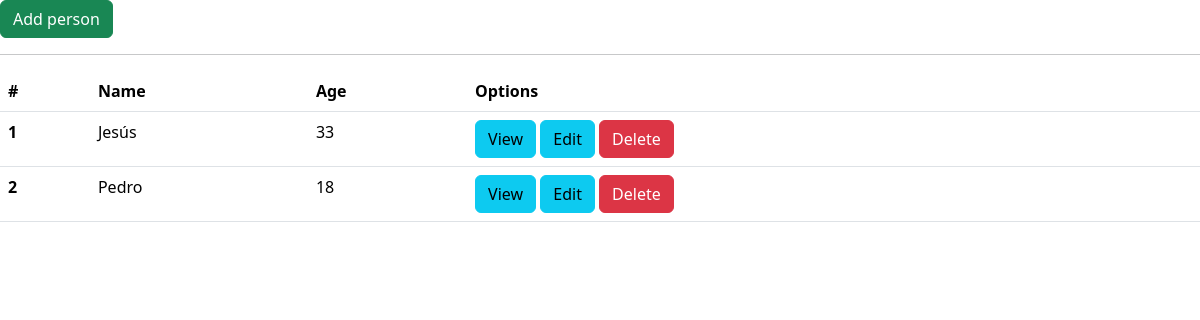
Before: /persons/ with the older database file.
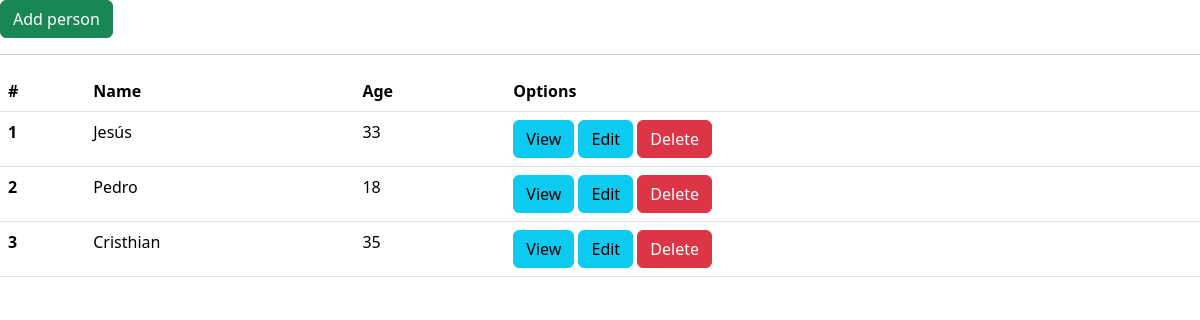
After: the same page with the newer database file.
### web/models.py (models this page shows, shortened)
class Person(models.Model):
    name = models.CharField(
        verbose_name="Name (name of a person)",
        max_length=100,
        blank=False,
    )
    age = models.PositiveSmallIntegerField(
        verbose_name="Age",
        blank=False,
    )
    description = models.TextField(
        verbose_name="Description",
        blank=False,
    )
    created = models.DateTimeField(
        verbose_name="Created",
        auto_now_add=True,
    )
    updated = models.DateTimeField(
        verbose_name="Updated",
        auto_now=True,
    )

### web/views.py (the view)
# urls.py: path('persons/', personsView, name="persons-list"),
def personsView(request):
    items = Person.objects.all()
    return render(request, 'persons/list.html', {
        "items": items,
    })

### templates/persons/list.html (shortened to what this page needs)
{% extends 'base.html' %}
{% block body %}
<a class="btn btn-success" href="{% url 'persons-add' %}">Add person</a>
<hr>
<table class="table">
        <thead>
          <tr>
            <th scope="col">#</th>
            <th scope="col">Name</th>
            <th scope="col">Age</th>
            <th scope="col">Options</th>
          </tr>
        </thead>
        <tbody>
          {% for item in items %}
          <tr>
            <th scope="row">{{ item.id }}</th>
            <td>{{ item.name }}</td>
            <td>{{ item.age }}</td>
            <td>
                <a class="btn btn-info" href="{% url 'persons-detail' id=item.id %}">View</a>
                <a class="btn btn-info" href="{% url 'persons-update' id=item.id %}">Edit</a>
                <a class="btn btn-danger" href="{% url 'persons-delete' id=item.id %}">Delete</a>
            </td>
          </tr>
          {% endfor %}
        </tbody>
      </table>
{% endblock %}

### templates/base.html (shortened to what this page needs)
<!doctype html>
<html lang="en">
  <head>
    <link href="https://cdn.jsdelivr.net/npm/bootstrap@5.3.3/dist/css/bootstrap.min.css" rel="stylesheet">
  </head>
  <body>
    {% block body %}
    {% endblock %}
</body>
</html>

Changed rows visible on the page:
added Person: id "3", name "Cristhian", age "35"
